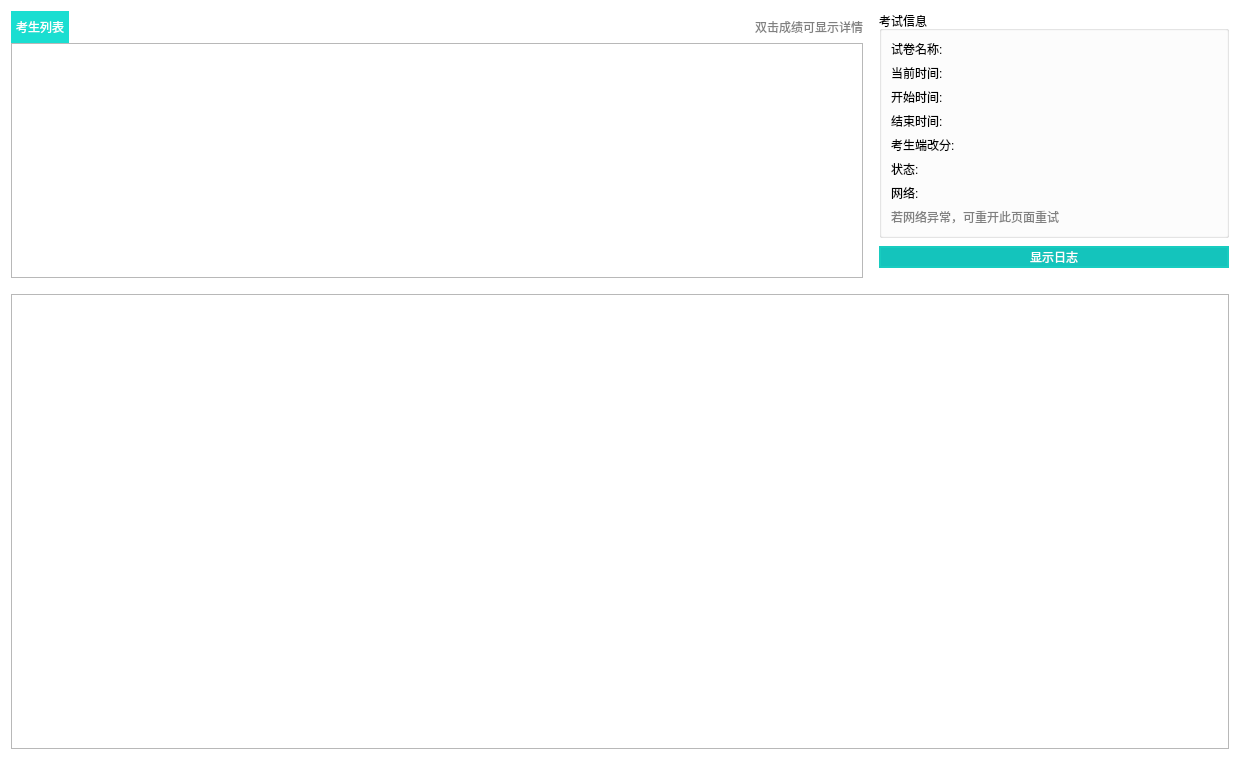
<?xml version="1.0" encoding="UTF-8"?>
<ui version="4.0">
 <class>ExamWidget</class>
 <widget class="QWidget" name="ExamWidget">
  <property name="geometry">
   <rect>
    <x>0</x>
    <y>0</y>
    <width>1240</width>
    <height>760</height>
   </rect>
  </property>
  <property name="windowTitle">
   <string>Form</string>
  </property>
  <property name="styleSheet">
   <string notr="true">QWidget#ExamWidget{
	background-color: white;
}</string>
  </property>
  <layout class="QVBoxLayout" name="verticalLayout_3" stretch="0,1">
   <property name="spacing">
    <number>16</number>
   </property>
   <item>
    <layout class="QHBoxLayout" name="layoutMain" stretch="1,0">
     <property name="spacing">
      <number>16</number>
     </property>
     <item>
      <layout class="QVBoxLayout" name="layoutTable">
       <property name="spacing">
        <number>0</number>
       </property>
       <item>
        <layout class="QHBoxLayout" name="layoutLabelTable">
         <item>
          <widget class="QLabel" name="labelTable">
           <property name="minimumSize">
            <size>
             <width>0</width>
             <height>32</height>
            </size>
           </property>
           <property name="styleSheet">
            <string notr="true">QLabel{
	border: 2px solid rgb(26, 222, 209);
	color: #FFFFFF;
	background-color: rgb(26, 222, 209);
}</string>
           </property>
           <property name="text">
            <string>考生列表</string>
           </property>
          </widget>
         </item>
         <item>
          <spacer name="horSpacerLabelTable">
           <property name="orientation">
            <enum>Qt::Horizontal</enum>
           </property>
           <property name="sizeHint" stdset="0">
            <size>
             <width>40</width>
             <height>20</height>
            </size>
           </property>
          </spacer>
         </item>
         <item>
          <widget class="QLabel" name="labelTipDbClk">
           <property name="styleSheet">
            <string notr="true">color: gray;</string>
           </property>
           <property name="text">
            <string>双击成绩可显示详情</string>
           </property>
          </widget>
         </item>
        </layout>
       </item>
       <item>
        <widget class="QTableWidget" name="tableWidget">
         <property name="editTriggers">
          <set>QAbstractItemView::NoEditTriggers</set>
         </property>
         <property name="selectionMode">
          <enum>QAbstractItemView::NoSelection</enum>
         </property>
         <property name="verticalScrollMode">
          <enum>QAbstractItemView::ScrollPerPixel</enum>
         </property>
         <property name="horizontalScrollMode">
          <enum>QAbstractItemView::ScrollPerPixel</enum>
         </property>
         <property name="sortingEnabled">
          <bool>true</bool>
         </property>
         <attribute name="verticalHeaderVisible">
          <bool>false</bool>
         </attribute>
        </widget>
       </item>
      </layout>
     </item>
     <item>
      <layout class="QVBoxLayout" name="layoutRight">
       <property name="spacing">
        <number>8</number>
       </property>
       <item>
        <widget class="QGroupBox" name="boxExamInfo">
         <property name="title">
          <string>考试信息</string>
         </property>
         <layout class="QVBoxLayout" name="verticalLayout">
          <item>
           <layout class="QHBoxLayout" name="layoutExamName" stretch="0,1">
            <item>
             <widget class="QLabel" name="labelExamNameText">
              <property name="text">
               <string>试卷名称:</string>
              </property>
             </widget>
            </item>
            <item>
             <widget class="QLabel" name="labelExamName">
              <property name="textFormat">
               <enum>Qt::PlainText</enum>
              </property>
              <property name="alignment">
               <set>Qt::AlignRight|Qt::AlignTrailing|Qt::AlignVCenter</set>
              </property>
             </widget>
            </item>
           </layout>
          </item>
          <item>
           <layout class="QHBoxLayout" name="layoutCurTime" stretch="0,1">
            <item>
             <widget class="QLabel" name="labelCurTimeText">
              <property name="text">
               <string>当前时间:</string>
              </property>
             </widget>
            </item>
            <item>
             <widget class="QLabel" name="labelCurTime">
              <property name="textFormat">
               <enum>Qt::PlainText</enum>
              </property>
              <property name="alignment">
               <set>Qt::AlignRight|Qt::AlignTrailing|Qt::AlignVCenter</set>
              </property>
             </widget>
            </item>
           </layout>
          </item>
          <item>
           <layout class="QHBoxLayout" name="layoutStartDateTime" stretch="0,1">
            <item>
             <widget class="QLabel" name="labelStartDateTimeText">
              <property name="text">
               <string>开始时间:</string>
              </property>
             </widget>
            </item>
            <item>
             <widget class="QLabel" name="labelStartDateTime">
              <property name="textFormat">
               <enum>Qt::PlainText</enum>
              </property>
              <property name="alignment">
               <set>Qt::AlignRight|Qt::AlignTrailing|Qt::AlignVCenter</set>
              </property>
             </widget>
            </item>
           </layout>
          </item>
          <item>
           <layout class="QHBoxLayout" name="layoutEndDateTime" stretch="0,1">
            <item>
             <widget class="QLabel" name="labelEndDatetimeText">
              <property name="text">
               <string>结束时间:</string>
              </property>
             </widget>
            </item>
            <item>
             <widget class="QLabel" name="labelEndDateTime">
              <property name="textFormat">
               <enum>Qt::PlainText</enum>
              </property>
              <property name="alignment">
               <set>Qt::AlignRight|Qt::AlignTrailing|Qt::AlignVCenter</set>
              </property>
             </widget>
            </item>
           </layout>
          </item>
          <item>
           <layout class="QHBoxLayout" name="layoutScoreInClient" stretch="0,1">
            <item>
             <widget class="QLabel" name="labelScoreInClientText">
              <property name="text">
               <string>考生端改分:</string>
              </property>
             </widget>
            </item>
            <item>
             <widget class="QLabel" name="labelScoreInClient">
              <property name="textFormat">
               <enum>Qt::PlainText</enum>
              </property>
              <property name="alignment">
               <set>Qt::AlignRight|Qt::AlignTrailing|Qt::AlignVCenter</set>
              </property>
             </widget>
            </item>
           </layout>
          </item>
          <item>
           <layout class="QHBoxLayout" name="layoutState" stretch="0,1">
            <item>
             <widget class="QLabel" name="labelStateText">
              <property name="text">
               <string>状态:</string>
              </property>
             </widget>
            </item>
            <item>
             <widget class="QLabel" name="labelState">
              <property name="textFormat">
               <enum>Qt::PlainText</enum>
              </property>
              <property name="alignment">
               <set>Qt::AlignRight|Qt::AlignTrailing|Qt::AlignVCenter</set>
              </property>
             </widget>
            </item>
           </layout>
          </item>
          <item>
           <layout class="QHBoxLayout" name="layoutNetwork" stretch="0,1">
            <item>
             <widget class="QLabel" name="labelNetworkText">
              <property name="text">
               <string>网络:</string>
              </property>
             </widget>
            </item>
            <item>
             <widget class="QLabel" name="labelNetwork">
              <property name="text">
               <string/>
              </property>
              <property name="alignment">
               <set>Qt::AlignRight|Qt::AlignTrailing|Qt::AlignVCenter</set>
              </property>
             </widget>
            </item>
           </layout>
          </item>
          <item>
           <widget class="QLabel" name="label">
            <property name="styleSheet">
             <string notr="true">color: gray</string>
            </property>
            <property name="text">
             <string>若网络异常，可重开此页面重试</string>
            </property>
           </widget>
          </item>
         </layout>
        </widget>
       </item>
       <item>
        <widget class="QWidget" name="widgetButtons" native="true">
         <property name="styleSheet">
          <string notr="true">QPushButton{
	color: #FFFFFF;
	border: 2px solid rgb(24, 204, 192);
	background-color: rgb(20,196,188);
}
QPushButton:hover{
	background-color: rgb(22,218,208);
}
QPushButton:pressed{
	background-color: rgb(17,171,164);
}</string>
         </property>
         <layout class="QVBoxLayout" name="verticalLayout_2">
          <property name="spacing">
           <number>7</number>
          </property>
          <property name="leftMargin">
           <number>0</number>
          </property>
          <property name="topMargin">
           <number>0</number>
          </property>
          <property name="rightMargin">
           <number>0</number>
          </property>
          <property name="bottomMargin">
           <number>0</number>
          </property>
          <item>
           <widget class="QPushButton" name="btnShowLog">
            <property name="minimumSize">
             <size>
              <width>350</width>
              <height>0</height>
             </size>
            </property>
            <property name="maximumSize">
             <size>
              <width>350</width>
              <height>16777215</height>
             </size>
            </property>
            <property name="text">
             <string>显示日志</string>
            </property>
           </widget>
          </item>
          <item>
           <spacer name="verSpacerBtnsBottom">
            <property name="orientation">
             <enum>Qt::Vertical</enum>
            </property>
            <property name="sizeHint" stdset="0">
             <size>
              <width>20</width>
              <height>10</height>
             </size>
            </property>
           </spacer>
          </item>
         </layout>
        </widget>
       </item>
      </layout>
     </item>
    </layout>
   </item>
   <item>
    <widget class="QListWidget" name="listWidgetLog">
     <property name="editTriggers">
      <set>QAbstractItemView::NoEditTriggers</set>
     </property>
     <property name="selectionMode">
      <enum>QAbstractItemView::NoSelection</enum>
     </property>
    </widget>
   </item>
  </layout>
 </widget>
 <resources/>
 <connections/>
</ui>
